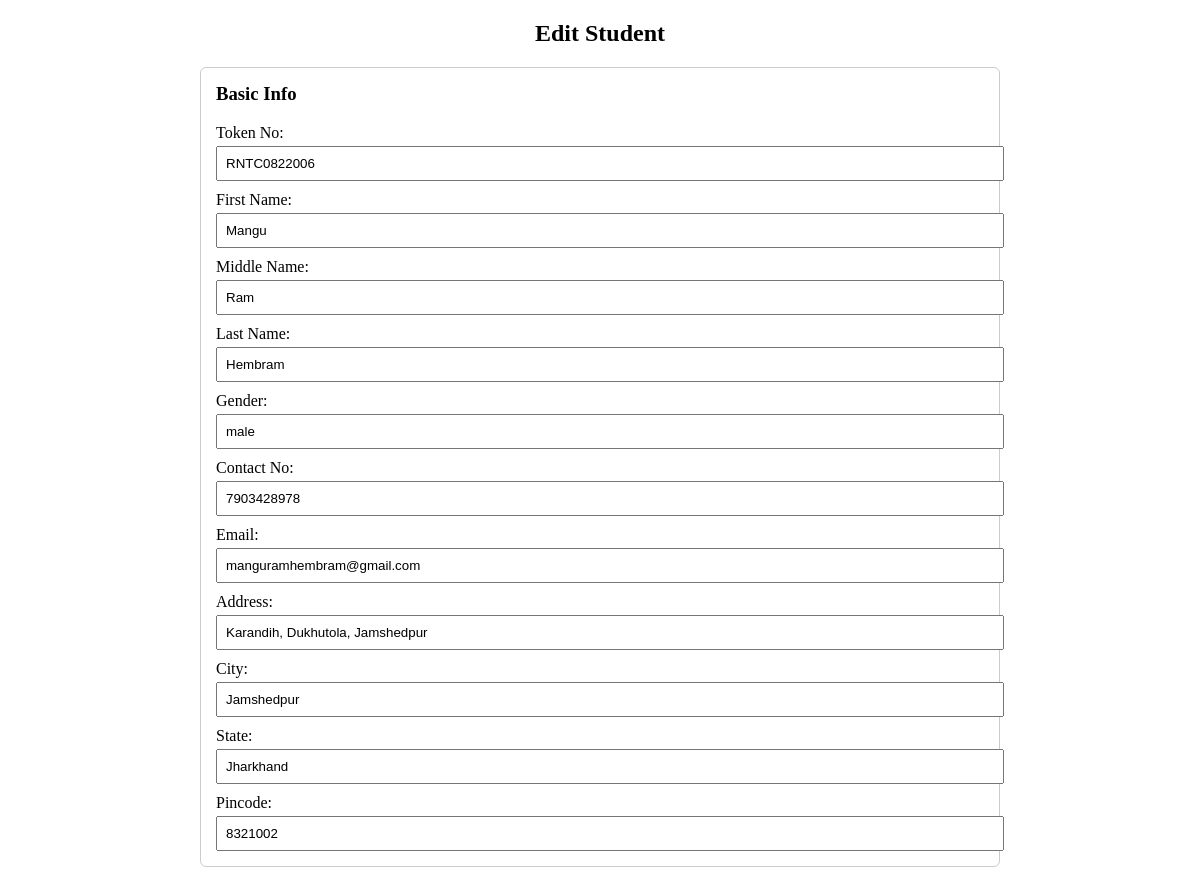
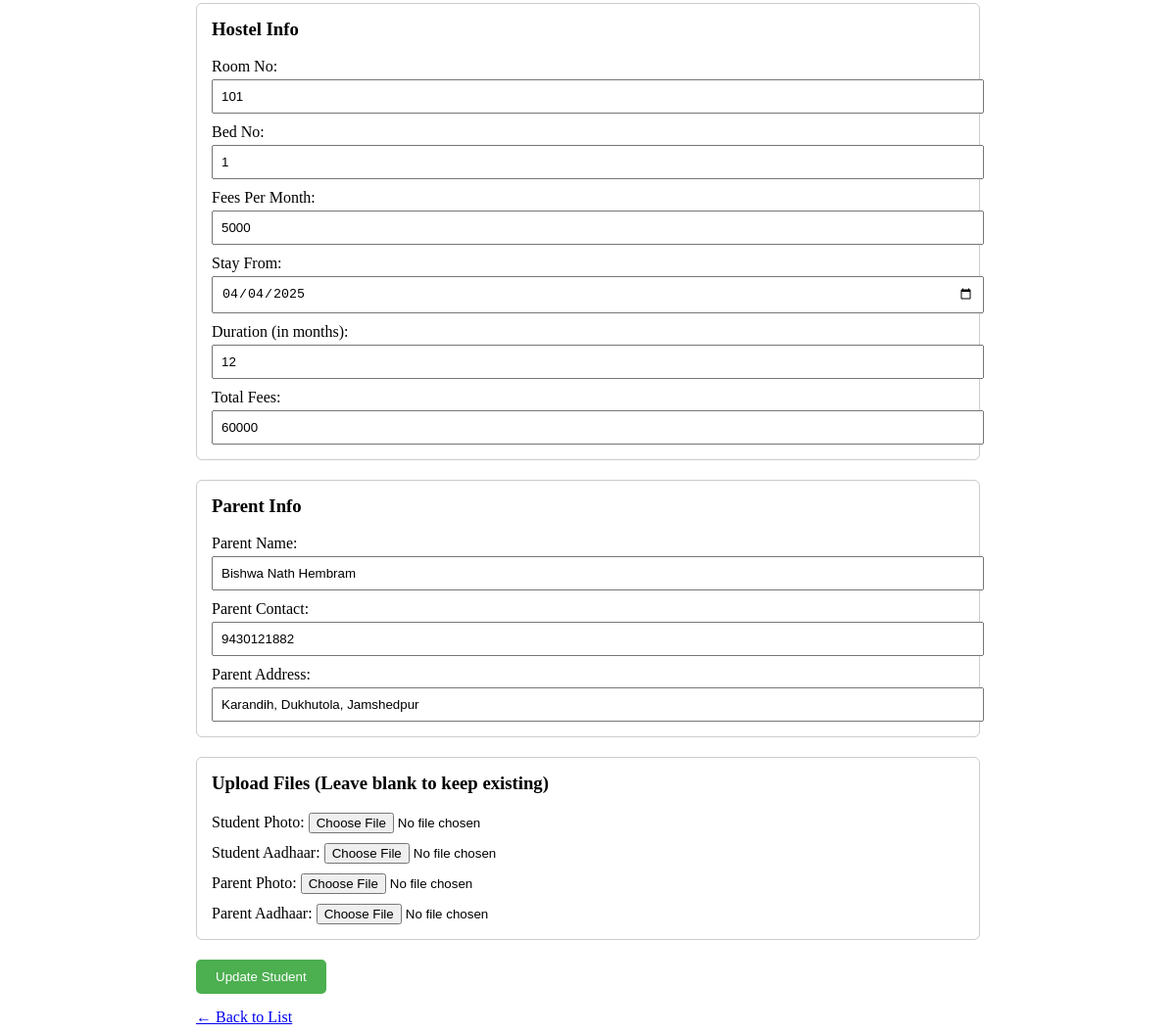
/edit_student.php?id=20, run on the app's committed database (2 pictures, top to bottom).
### tables this page shows
CREATE TABLE `students` (
  `id` int(11) NOT NULL,
  `token_no` varchar(50) NOT NULL,
  `first_name` varchar(255) NOT NULL,
  `middle_name` varchar(255) NOT NULL,
  `last_name` varchar(255) NOT NULL,
  `gender` varchar(10) NOT NULL,
  `contact_no` bigint(10) NOT NULL,
  `email` varchar(255) NOT NULL,
  `address` varchar(255) NOT NULL,
  `city` varchar(255) NOT NULL,
  `state` varchar(255) NOT NULL,
  `pincode` int(50) NOT NULL,
  `room_no` varchar(10) NOT NULL,
  `bed_no` varchar(10) NOT NULL,
  `stay_from` date NOT NULL,
  `duration` int(11) NOT NULL,
  `total_fees` varchar(100) NOT NULL,
  `fees_per_month` varchar(255) DEFAULT NULL,
  `parent_name` varchar(255) NOT NULL,
  `parent_contact` bigint(10) NOT NULL,
  `parent_address` varchar(255) NOT NULL,
  `student_photo` longblob NOT NULL,
  `student_aadhaar` longblob NOT NULL,
  `parent_photo` longblob DEFAULT NULL,
  `parent_aadhaar` longblob NOT NULL,
  `created_at` timestamp NOT NULL DEFAULT current_timestamp() ON UPDATE current_timestamp()
);

### edit_student.php (the view, shortened to what this page needs)
<?php
include 'db.php';
$id = intval($_GET['id']);
$sql = "SELECT * FROM students WHERE id = ?";
$stmt = $conn->prepare($sql);
$stmt->bind_param("i", $id);
$stmt->execute();
$result = $stmt->get_result();
$student = $result->fetch_assoc();
?>
<!DOCTYPE html>
<html>
<head>
</head>
<body>
<h2 style="text-align:center;">Edit Student</h2>
<form method="post" enctype="multipart/form-data">
    <div class="form-section">
        <h3>Basic Info</h3>
        <label>Token No: <input type="text" name="token_no" value="<?= htmlspecialchars($student['token_no']) ?>"></label>
        <label>First Name: <input type="text" name="first_name" value="<?= htmlspecialchars($student['first_name']) ?>"></label>
        <label>Middle Name: <input type="text" name="middle_name" value="<?= htmlspecialchars($student['middle_name']) ?>"></label>
        <label>Last Name: <input type="text" name="last_name" value="<?= htmlspecialchars($student['last_name']) ?>"></label>
        <label>Gender: <input type="text" name="gender" value="<?= htmlspecialchars($student['gender']) ?>"></label>
        <label>Contact No: <input type="text" name="contact_no" value="<?= htmlspecialchars($student['contact_no']) ?>"></label>
        <label>Email: <input type="email" name="email" value="<?= htmlspecialchars($student['email']) ?>"></label>
        <label>Address: <input type="text" name="address" value="<?= htmlspecialchars($student['address']) ?>"></label>
        <label>City: <input type="text" name="city" value="<?= htmlspecialchars($student['city']) ?>"></label>
        <label>State: <input type="text" name="state" value="<?= htmlspecialchars($student['state']) ?>"></label>
        <label>Pincode: <input type="text" name="pincode" value="<?= htmlspecialchars($student['pincode']) ?>"></label>
    </div>
    <div class="form-section">
        <h3>Hostel Info</h3>
        <label>Room No: <input type="text" name="room_no" value="<?= htmlspecialchars($student['room_no']) ?>"></label>
        <label>Bed No: <input type="text" name="bed_no" value="<?= htmlspecialchars($student['bed_no']) ?>"></label>
        <label>Fees Per Month: <input type="text" name="fees_per_month" value="<?= htmlspecialchars($student['fees_per_month']) ?>"></label>
        <label>Stay From: <input type="date" name="stay_from" value="<?= htmlspecialchars($student['stay_from']) ?>"></label>
        <label>Duration (in months): <input type="number" name="duration" value="<?= htmlspecialchars($student['duration']) ?>"></label>
        <label>Total Fees: <input type="text" name="total_fees" value="<?= htmlspecialchars($student['total_fees']) ?>"></label>
    </div>
    <div class="form-section">
        <h3>Parent Info</h3>
        <label>Parent Name: <input type="text" name="parent_name" value="<?= htmlspecialchars($student['parent_name']) ?>"></label>
        <label>Parent Contact: <input type="text" name="parent_contact" value="<?= htmlspecialchars($student['parent_contact']) ?>"></label>
        <label>Parent Address: <input type="text" name="parent_address" value="<?= htmlspecialchars($student['parent_address']) ?>"></label>
    </div>
    <div class="form-section">
        <h3>Upload Files (Leave blank to keep existing)</h3>
        <label>Student Photo: <input type="file" name="student_photo"></label>
        <label>Student Aadhaar: <input type="file" name="student_aadhaar"></label>
        <label>Parent Photo: <input type="file" name="parent_photo"></label>
        <label>Parent Aadhaar: <input type="file" name="parent_aadhaar"></label>
    </div>
    <input type="submit" class="submit-btn" value="Update Student">
    <br>
    <a class="back-link" href="students_list.php">← Back to List</a>
</form>
</body>
</html>

### edit_student.php (style rules this page uses)
form { max-width: 800px; margin: auto; }
label { display: block; margin-top: 10px; }
input[type="text"], input[type="email"], input[type="number"], input[type="date"] { width: 100%; padding: 8px; margin-top: 4px; }
.form-section { margin-bottom: 20px; border: 1px solid #ccc; padding: 15px; border-radius: 6px; }
.form-section h3 { margin-top: 0; }
.submit-btn { background-color: #4CAF50; color: white; padding: 10px 20px; border: none; border-radius: 5px; cursor: pointer; }
.back-link { display: inline-block; margin-top: 15px; }

### data on the page
students: token_no "RNTC0822006", first_name "Mangu", middle_name "Ram", last_name "Hembram", gender "male", contact_no "7903428978", email "manguramhembram@gmail.com", address "Karandih, Dukhutola, Jamshedpur", city "Jamshedpur", state "Jharkhand", pincode "8321002", room_no "101", bed_no "1", fees_per_month "5000", stay_from "04/04/2025", duration "12", total_fees "60000", parent_name "Bishwa Nath Hembram", parent_contact "9430121882", parent_address "Karandih, Dukhutola, Jamshedpur"
